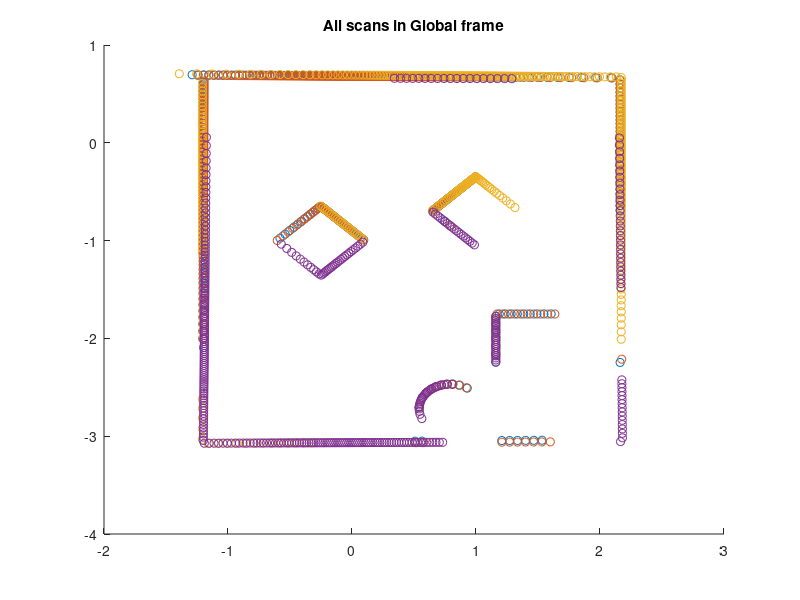
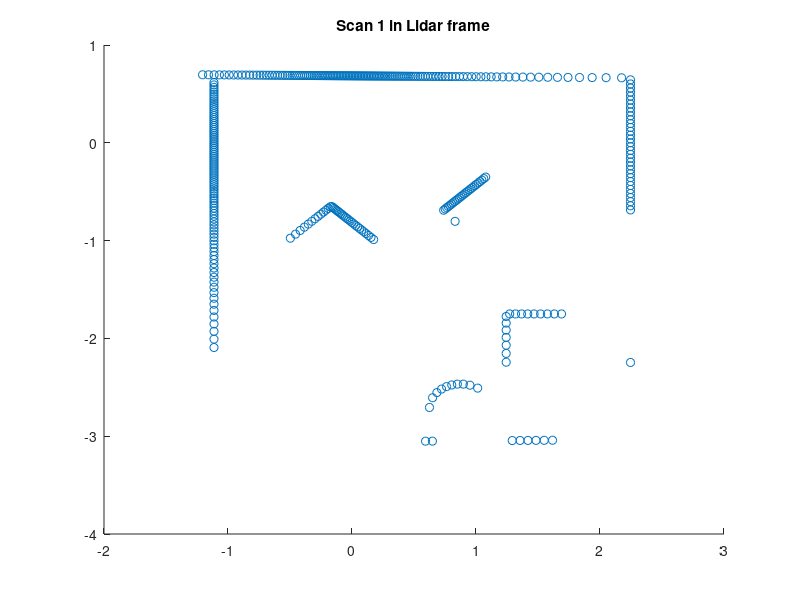
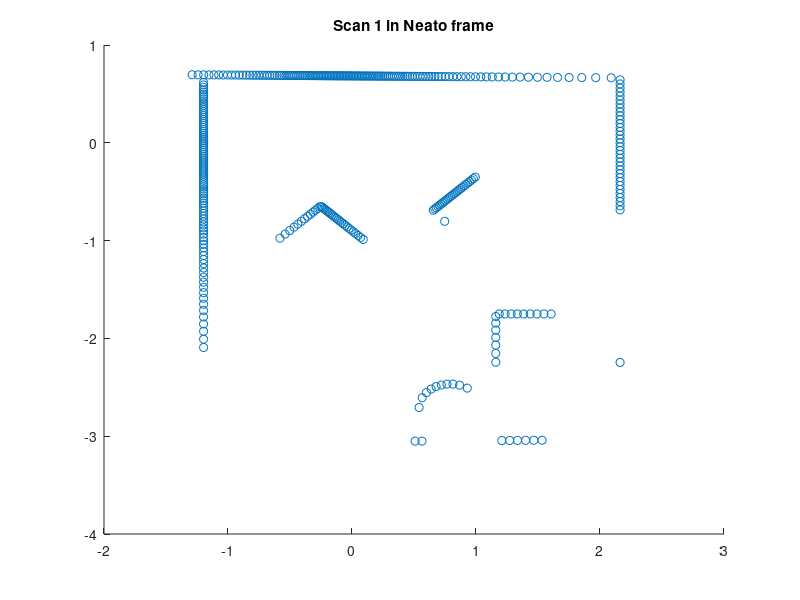
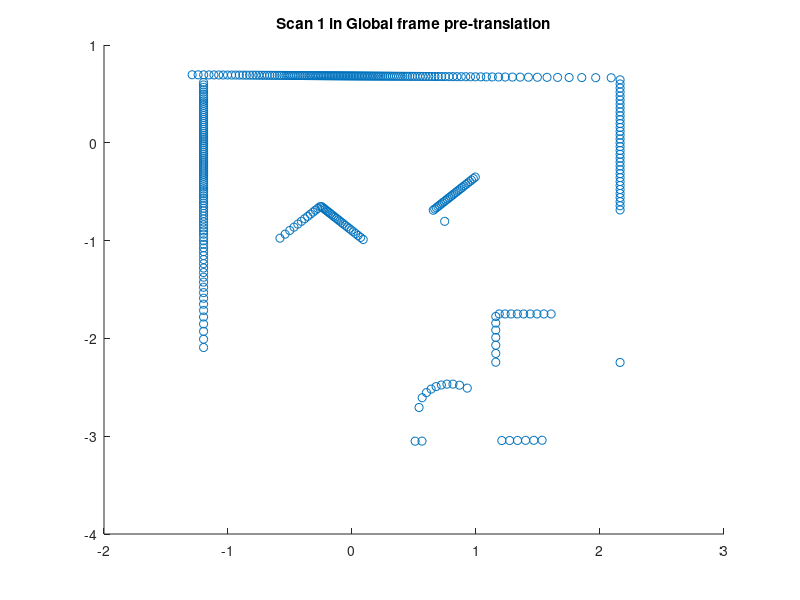

Write the MATLAB code that produced these figures, in order.
function cartesianPointsInGFrame = makeMap()    
    load('mydata.mat','r_all','theta_all');

    % The origin of the Neato frame in the Global frame.
    % Each row corresponds to the origin for a particular scan
    origins = [0 0; 0 0; 1 0; 0 -2];

    % the orientation of the Neato relative to the Global frame in radians.
    % A positive angle here means the Neato's ihat_N axis was rotated
    % counterclockwise from the ihat_G axis.
    orientations = [0 pi/6 0 pi/3];

    % the origin of the Lidar frame in the Neato frame (ihat_N, jhat_N).
    origin_of_lidar_frame = [-0.084 0];

    allScansFig = figure;

    % for each scan
    for i = 1 : size(origins,1)
        cartesianPointsInLFrame = [cos(theta_all(:,i)).*r_all(:,i)...
                                   sin(theta_all(:,i)).*r_all(:,i)]';
        figure;
        scatter(cartesianPointsInLFrame(1,:), cartesianPointsInLFrame(2,:));
        title(['Scan ', num2str(i), ' in Lidar frame']);

        % add a row of all ones so we can use translation matrices
        cartesianPointsInLFrame(end+1,:) = 1;
        cartesianPointsInNFrame = [1 0 origin_of_lidar_frame(1);...
                                   0 1 origin_of_lidar_frame(2);...
                                   0 0 1]*cartesianPointsInLFrame;
        figure;
        scatter(cartesianPointsInNFrame(1,:), cartesianPointsInNFrame(2,:));
        title(['Scan ', num2str(i), ' in Neato frame']);

        % undo the rotation of the Neato so the points are with respected to
        % the global coordinate axes with the origin located at the Neato's
        % position
        rotatedPoints = [cos(orientations(i)) -sin(orientations(i)) 0;...
                         sin(orientations(i)) cos(orientations(i)) 0;...
                         0 0 1]*cartesianPointsInNFrame;
        figure;
        scatter(rotatedPoints(1,:), rotatedPoints(2,:));
        title(['Scan ', num2str(i), ' in Global frame pre-translation']);

        % translate the points to be relative to the Global origin
        cartesianPointsInGFrame = [1 0 origins(i,1);...
                                   0 1 origins(i,2);...
                                   0 0 1]*rotatedPoints;

        % plot using the all scans figure
        figure(allScansFig);
        scatter(cartesianPointsInGFrame(1,:), cartesianPointsInGFrame(2,:));
        hold on;
        title('All scans in Global frame');                              
    end
    % display the figure that contains all of the scans
    figure(allScansFig);
end